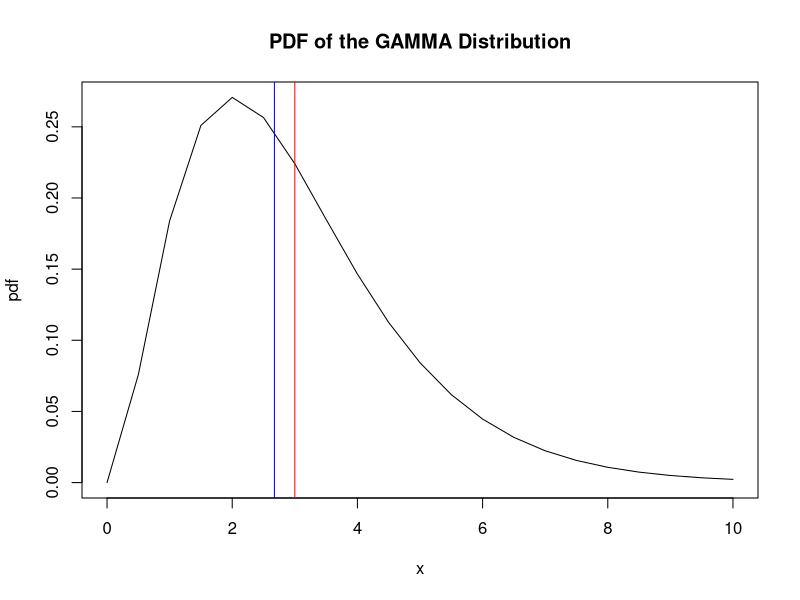
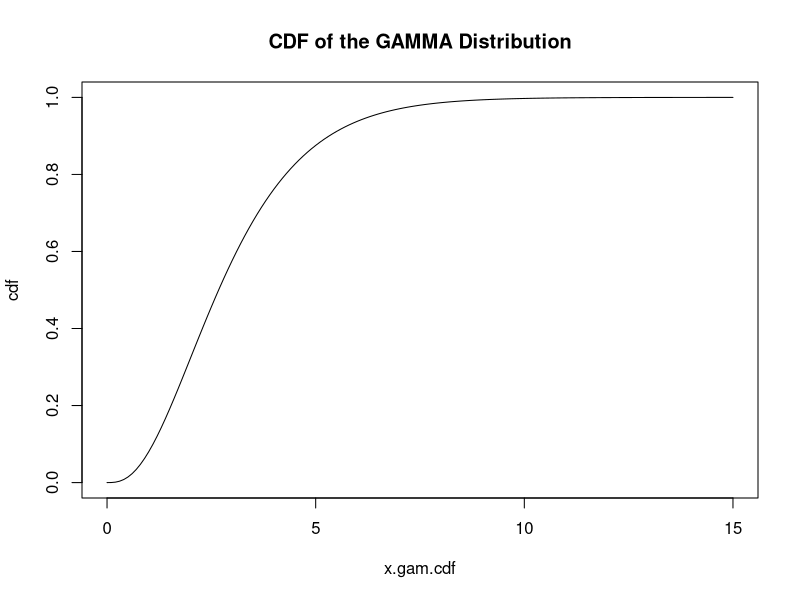
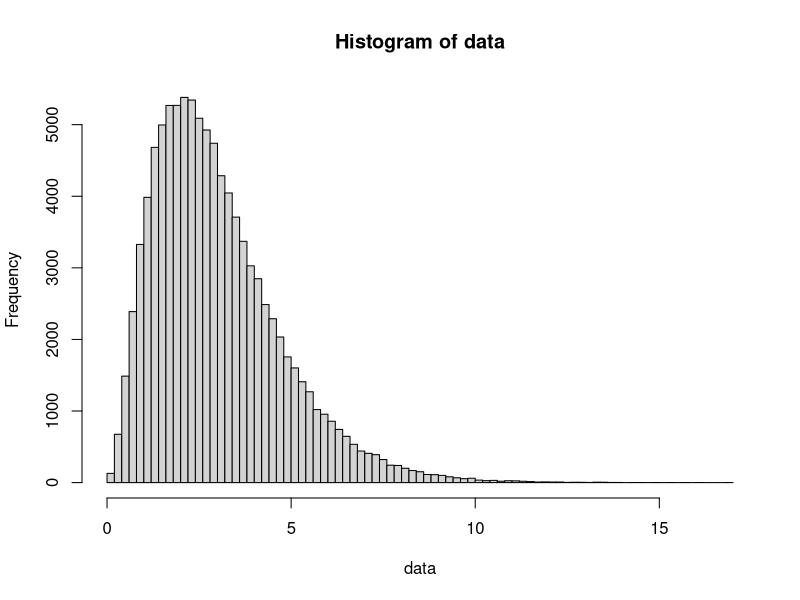
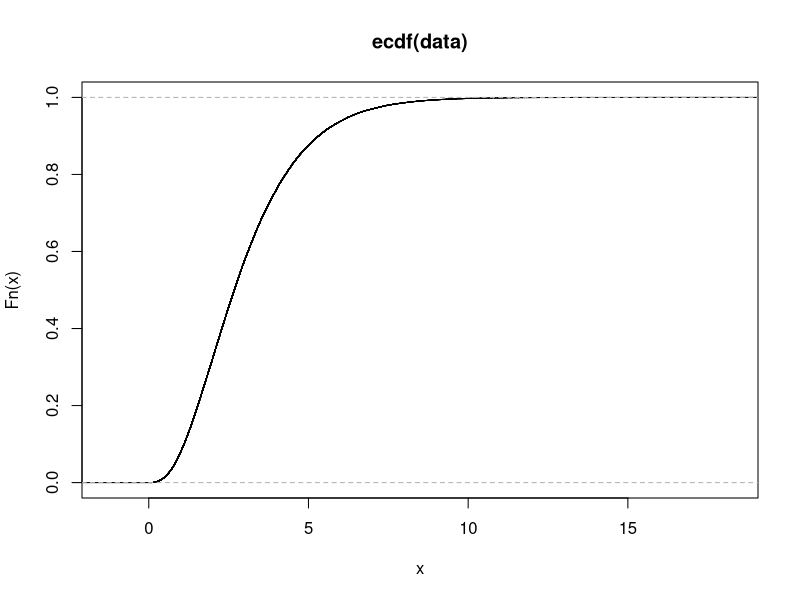
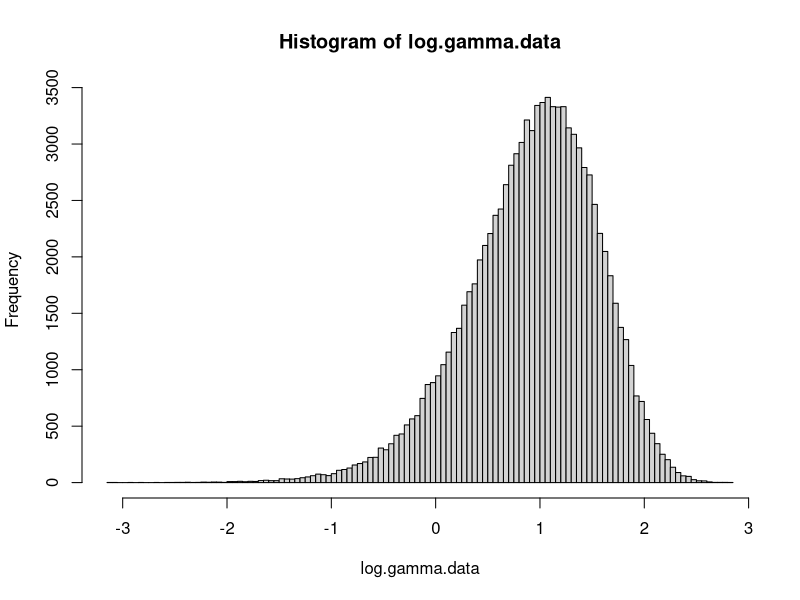
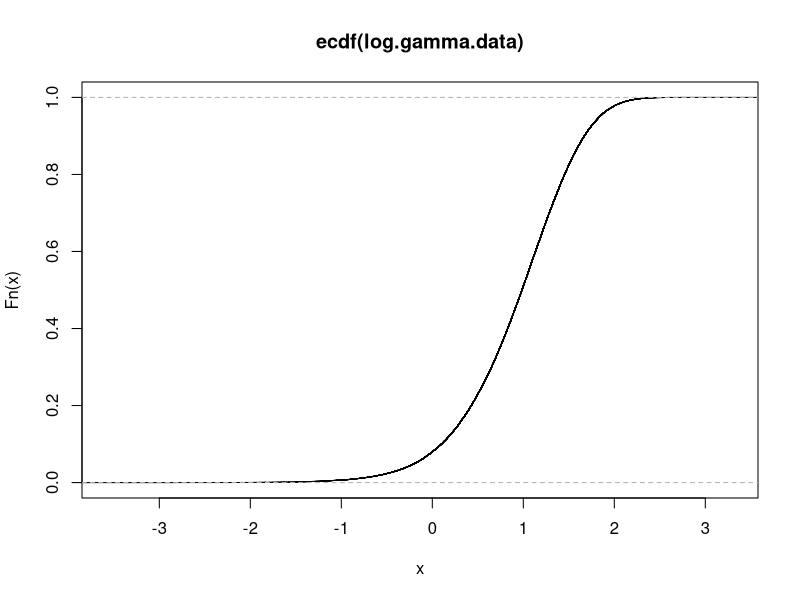
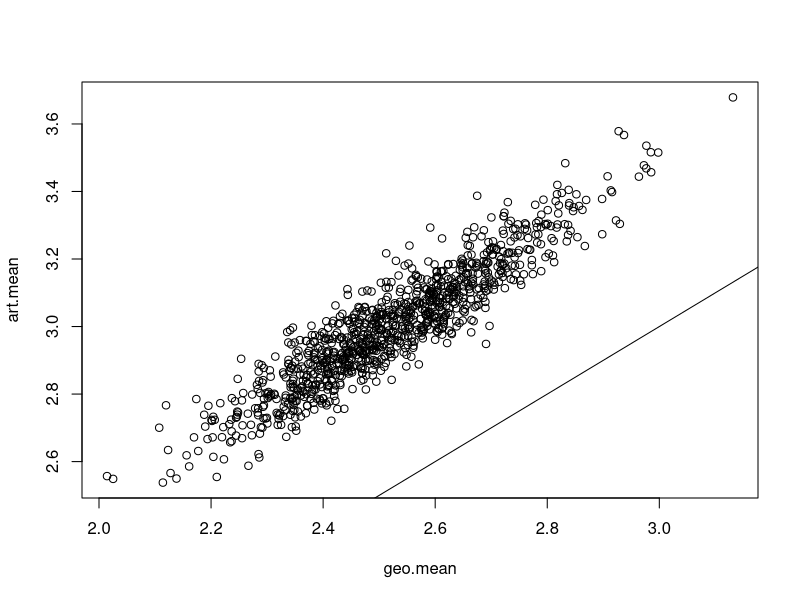
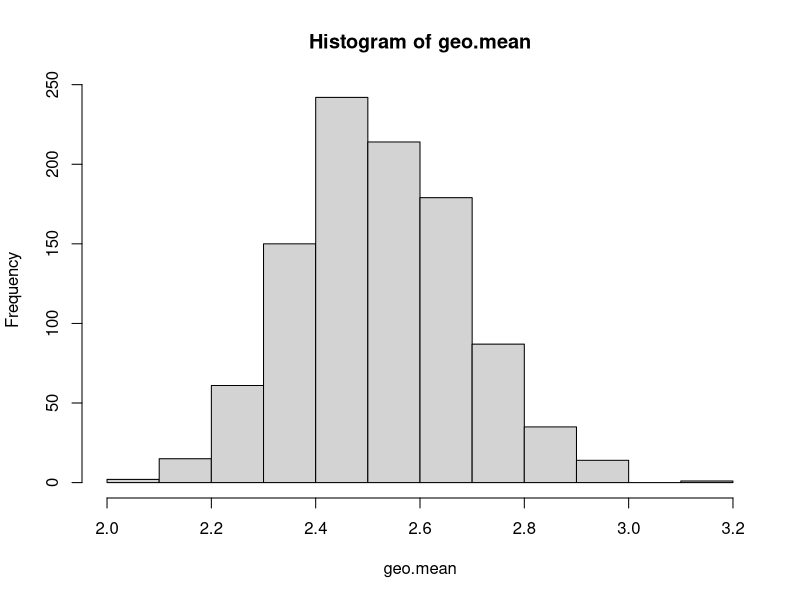

Source code (R) for these figures, in order:
## ---- chunk 1
knitr::opts_chunk$set(echo = TRUE)
## ---- chunk 2
# generate PDF and CDF of GAMMA Distribution
shap = 3
scal = 1
x=seq(0,10,by=0.5)
# pdf of gamma distribution
pdf = dgamma(x, shape = shap, scale = scal)
# mean and median gamma distribution
mean.gamma = shap*scal
median.gamma = qgamma(0.5, shape = shap, scale = scal)
# plot pdf
plot(x,pdf,type = "l",main = "PDF of the GAMMA Distribution")
abline(v = mean.gamma, col = "red")
abline(v = median.gamma, col = "blue")
# plot cdf
x.gam.cdf = seq(0,15,by = 0.1)
cdf = pgamma(x.gam.cdf, shape = shap, scale = scal)
plot(x.gam.cdf,cdf,type = "l",main = "CDF of the GAMMA Distribution")
## ---- chunk 3
data = rgamma(100000,shape = shap, scale = scal)
hist(data,breaks = 100)
plot(ecdf(data))

log.gamma.data <- log(data)
hist(log.gamma.data,breaks = 100)
plot(ecdf(log.gamma.data))
## ---- chunk 4
art.mean = NA
geo.mean = NA
for (i in 1:1000) {
  data = rgamma(n=100, shape = shap, scale = scal)
  art.mean[i] = mean(data)
  geo.mean[i] = exp(mean(log(data)))
}

plot(geo.mean,art.mean)
abline(0,1)

hist(geo.mean)
hist(art.mean)
## ---- chunk 5
data = rgamma(100000,shape = shap, scale = scal)
hist(data,breaks = 100)
plot(ecdf(data))

log.gamma.data <- log(data)
hist(log.gamma.data,breaks = 100)
plot(ecdf(log.gamma.data))
## ---- chunk 6
# generate PDF and CDF of lognorm Distribution
mea = -1
sd = 1
x.lognorm=seq(0,12,by=0.5)
# pdf of log normal distribution
pdf.lognorm = dlnorm(x.lognorm, meanlog = mea, sdlog = sd)
# mean and median log normal distribution
mean.lognorm = mean(dlnorm(x.lognorm, meanlog = mea, sdlog = sd))
median.lognorm = qlnorm(0.5, meanlog = mea, sdlog = sd)
# plot pdf
plot(x.lognorm,pdf.lognorm,type = "l",main = "PDF of the Log Normal Distribution")
abline(v = mean.lognorm, col = "red")
abline(v = median.lognorm, col = "blue")
# plot cdf
x.lognorm.cdf = seq(0,12,by = 0.1)
cdf.lognorm= plnorm(x.lognorm.cdf, meanlog = mea, sdlog = sd)
plot(x.lognorm.cdf,cdf.lognorm,type = "l",main = "CDF of the Log Normal Distribution")
## ---- chunk 7
data.lognorm = rlnorm(100000,meanlog = mea, sdlog = sd)
hist(data.lognorm ,breaks = 100)
plot(ecdf(data.lognorm ))

log.lognorm.data <- log(data.lognorm)
hist(log.lognorm.data,breaks = 100)
plot(ecdf(log.lognorm.data))
## ---- chunk 8
art.lognorm.mean = NA
geo.lognorm.mean = NA
for (i in 1:1000) {
  data.lognorm = rlnorm(n=100, meanlog = mea, sdlog = sd)
  art.lognorm.mean[i] = mean(data.lognorm)
  geo.lognorm.mean[i] = exp(mean(log(data.lognorm)))
}

plot(geo.lognorm.mean,art.lognorm.mean)
abline(0,1)

hist(geo.lognorm.mean)
hist(art.lognorm.mean)
## ---- chunk 9
# generate PDF and CDF of Uniform Distribution
mi = 0
ma = 12
x.unif=seq(0,12,by=0.5)
# pdf of unifrom distribution
pdf.unif = dunif(x.unif,min = mi,max = ma)
# mean and median uniform distribution
mean.unif = (mi + ma)/2
median.unif = (mi + ma)/2
# plot pdf
plot(x.unif,pdf.unif,type = "l",main = "PDF of the Uniform Distribution")
abline(v = mean.unif, col = "red")
abline(v = median.unif, col = "blue")
# plot cdf
x.unif.cdf = seq(0,12,by = 0.1)
cdf.unif = punif(x.unif.cdf, min = mi,max = ma)
plot(x.unif.cdf,cdf.unif,type = "l",main = "CDF of the Uniform Distribution")
## ---- chunk 10
data.unif = runif(100000, min = mi,max = ma)
hist(data.unif ,breaks = 100)
plot(ecdf(data.unif ))

log.unif.data <- log(data.unif)
hist(log.unif.data,breaks = 100)
plot(ecdf(log.unif.data))
## ---- chunk 11
unif.art.mean = NA
unif.geo.mean = NA
for (i in 1:1000) {
  unif.data = runif(n=100, min = mi,max = ma)
  unif.art.mean[i] = mean(unif.data)
  unif.geo.mean[i] = exp(mean(log(unif.data)))
}

plot(unif.geo.mean,unif.art.mean)
abline(0,1)

hist(unif.geo.mean)
hist(unif.art.mean)
